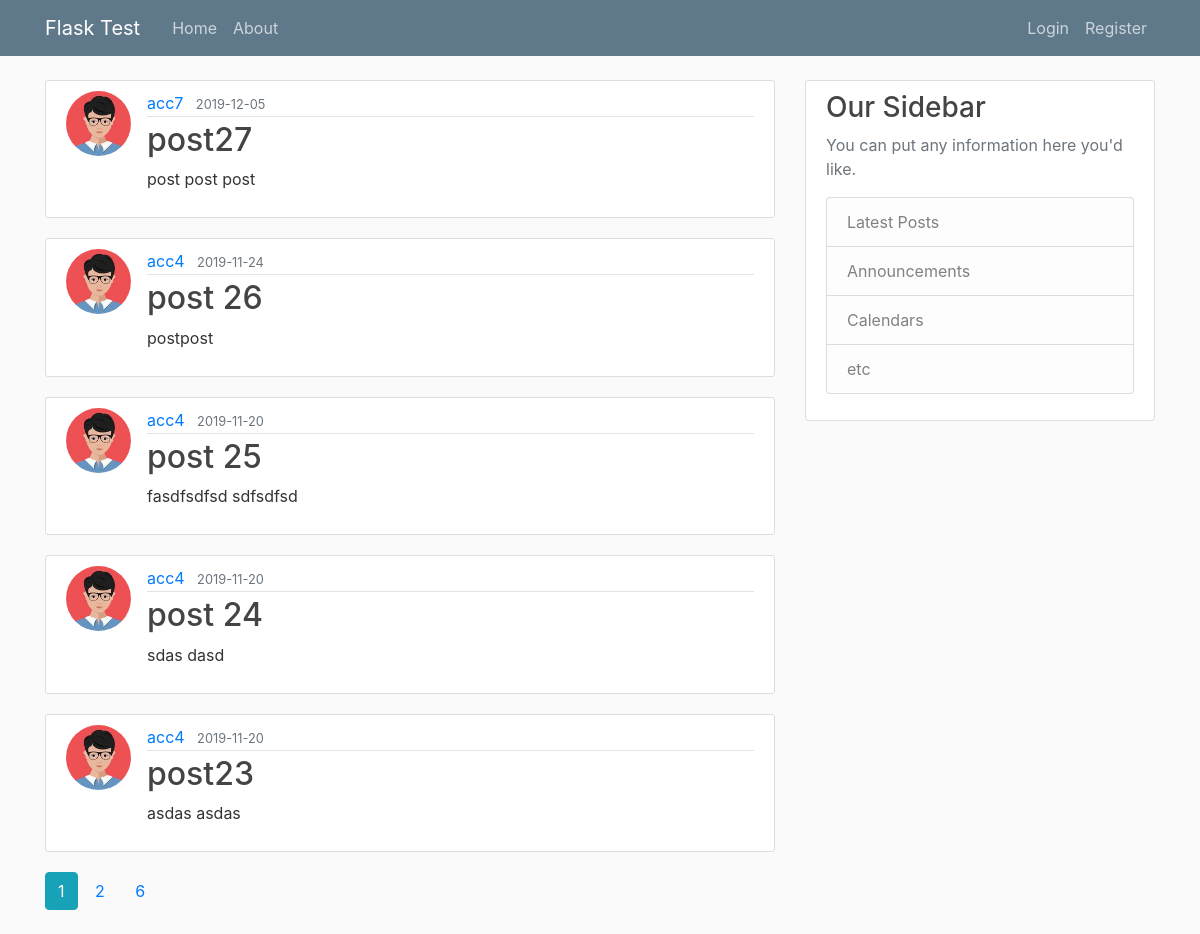
The page /home on the database its author committed.
### flaskblog/models.py (models this page shows, shortened)
class Post(db.Model):
    id = db.Column(db.Integer, primary_key=True)
    title = db.Column(db.String(100), nullable=False)
    date_posted = db.Column(db.DateTime, nullable=False, default=datetime.utcnow)
    content = db.Column(db.Text, nullable=False)
    user_id = db.Column(db.Integer, db.ForeignKey('user.id'), nullable=False)

class User(db.Model, UserMixin):
    id = db.Column(db.Integer, primary_key=True)
    username = db.Column(db.String(20), unique=True, nullable=False)
    email = db.Column(db.String(120), unique=True, nullable=False)
    image_file = db.Column(db.String(100), nullable=False, default='default.jpg')
    about = db.Column(db.UnicodeText)
    password = db.Column(db.String(60), nullable=False)
    posts = db.relationship('Post', backref='author', lazy=True)
    last_seen = db.Column(db.DateTime(), default=datetime.utcnow)
    admin = db.Column(db.Boolean())
    followed = db.relationship(
        'User', secondary=followers,
        primaryjoin=(followers.c.follower_id == id),
        secondaryjoin=(followers.c.followed_id == id),
        backref=db.backref('followers', lazy='dynamic'), lazy='dynamic')

### flaskblog/routes.py (the view)
@app.route("/")
@app.route("/home")
def home():
    users = User.query.all()
    page = request.args.get('page', 1,type=int)
    posts = Post.query.order_by(Post.date_posted.desc()).paginate(page=page, per_page = 5)
    return render_template('home.html',posts=posts, users = users)

### flaskblog/routes.py (called while the page is built)
@app.before_request
def update_last_seen():
    if current_user.is_authenticated:
        current_user.last_seen = datetime.utcnow()
        db.session.add(current_user)
        db.session.commit()

### flaskblog/templates/home.html (shortened to what this page needs)
{% extends "layout.html" %}
{% block content %}
    {% for post in posts.items %}
        <article class="media content-section">
            <img class="rounded-circle article-img" src=" {{ url_for('static', filename = 'profile_pics/'+ post.author.username + '/' +
            post.author.image_file) }}">
            <div class="media-body">
            <div class="article-metadata">
              <a class="mr-2" href="{{ url_for('user', username=users.username) }}">{{ post.author.username }}</a>
              <small class="text-muted">{{ post.date_posted.strftime('%Y-%m-%d') }}</small>
            </div>
            <h2><a class="article-title" href=" {{ url_for('post', post_id = post.id) }}">{{ post.title }}</a></h2>
            <p class="article-content">{{ post.content }}</p>
          </div>
        </article>
    {% endfor %}
    {% for page_num in posts.iter_pages(left_edge = 1, right_edge = 1, left_current=1, right_current=2) %}
        {% if page_num %}
            {% if posts.page == page_num %}
                <a class="btn btn-info mb-4" href="{{ url_for('home', page = page_num) }}" >{{ page_num }}</a>
            {% else %}
                <a class="btn btn_outline-info mb-4" href="{{ url_for('home', page = page_num) }}" >{{ page_num }}</a>
            {% endif %}
        {% endif %}
    {% endfor %}
{% endblock content %}

### flaskblog/static/main.css (style rules this page uses)
body { background: #fafafa; color: #333333; margin-top: 5rem; }
h1, h2, h3, h4, h5, h6 { color: #444444; }
.content-section { background: #ffffff; padding: 10px 20px; border: 1px solid #dddddd; border-radius: 3px; margin-bottom: 20px; }
.article-title { color: #444444; }
.article-content { white-space: pre-line; }
.article-img { height: 65px; width: 65px; margin-right: 16px; }
.article-metadata { padding-bottom: 1px; margin-bottom: 4px; border-bottom: 1px solid #e3e3e3 }

### rows shown on the page
Post: image_file (picture), author.username "acc7", date_posted "2019-12-05", title "post27", content "post post post"
Post: image_file (picture), author.username "acc4", date_posted "2019-11-24", title "post 26", content "postpost"
Post: image_file (picture), author.username "acc4", date_posted "2019-11-20", title "post 25", content "fasdfsdfsd sdfsdfsd"
Post: image_file (picture), author.username "acc4", date_posted "2019-11-20", title "post 24", content "sdas dasd"
Post: image_file (picture), author.username "acc4", date_posted "2019-11-20", title "post23", content "asdas asdas"

### other values the page prints
{{ page_num }} "1"
{{ page_num }} "2" "6"
